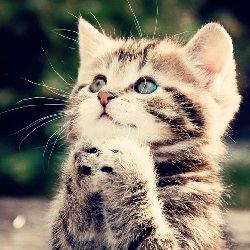
#> input picture OpenCV/cat.jpg, 250 x 250 px
$ python 4.py
#> lines starting #> are read from the running program, lines starting #| are printed output that depends on the picture
# It is possible to convert gray scale image to a binary image using a technique called image thresholding.

# Let’s assume that we want the threshold to be 127, then everything that was 127 and under would be converted to 0 (or black)and everything above 127 would be converted to 255 (or white).

# If you don’t convert to grayscale before performing image thresholding, you will get threshold pictures, but there will be color, which doesn’t really help in most cases. This is the reason it is recommended to convert all images to gray scale before performing any binary thresholding operations.


from cv2 import threshold
import numpy as np
import cv2
img = cv2.imread('cat.jpg',1)
#> img is the input picture: shape (250, 250, 3); mean B, G, R 106, 119.5, 128.2
# The first argument is the source image, which should be a color image. The second argument specifies that the image should be converted to the Gray color space.
# The color is converted from BGR to Gray. This is because OpenCV reads color images in the BGR format and not in the RGB format. If you need the RGB image for any reason, you can use this same command with the second argument as cv2.COLOR_BGR2RGB.
gray=cv2.cvtColor(img,cv2.COLOR_BGR2GRAY)
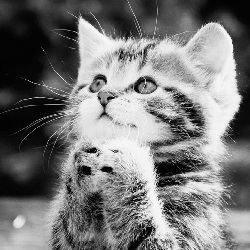
#> gray: shape (250, 250); min 1, max 251, mean 120.6
th1,threshold=cv2.threshold(img,127,255,cv2.THRESH_BINARY)   #The second argument is the threshold value which is used to classify the pixel values, usually in the range between 125-150.
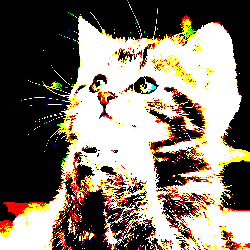
#> threshold: shape (250, 250, 3); mean B, G, R 104.9, 118, 129.6

# In some cases, we will need to adapt to a specific picture, say a book, which has many curvatures that may cause shadows at the curvatures. In this case, with simple binary thresholding, the region at the curvature will be completely turned to black, making the entire exercise useless. For this reason, we can use adaptive thresholding.
#> (the run stopped early here; a loop or call above may not have finished)
